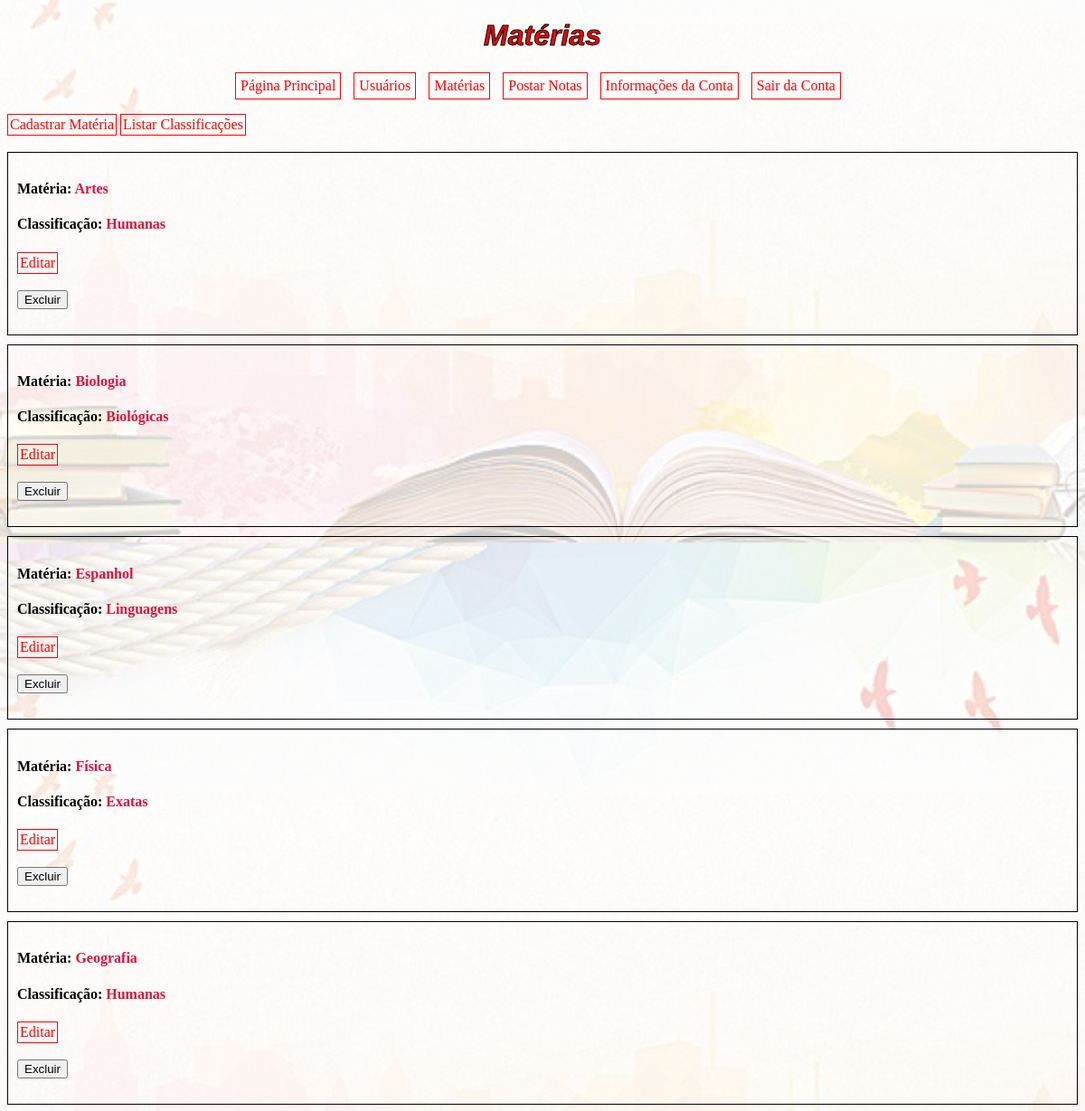
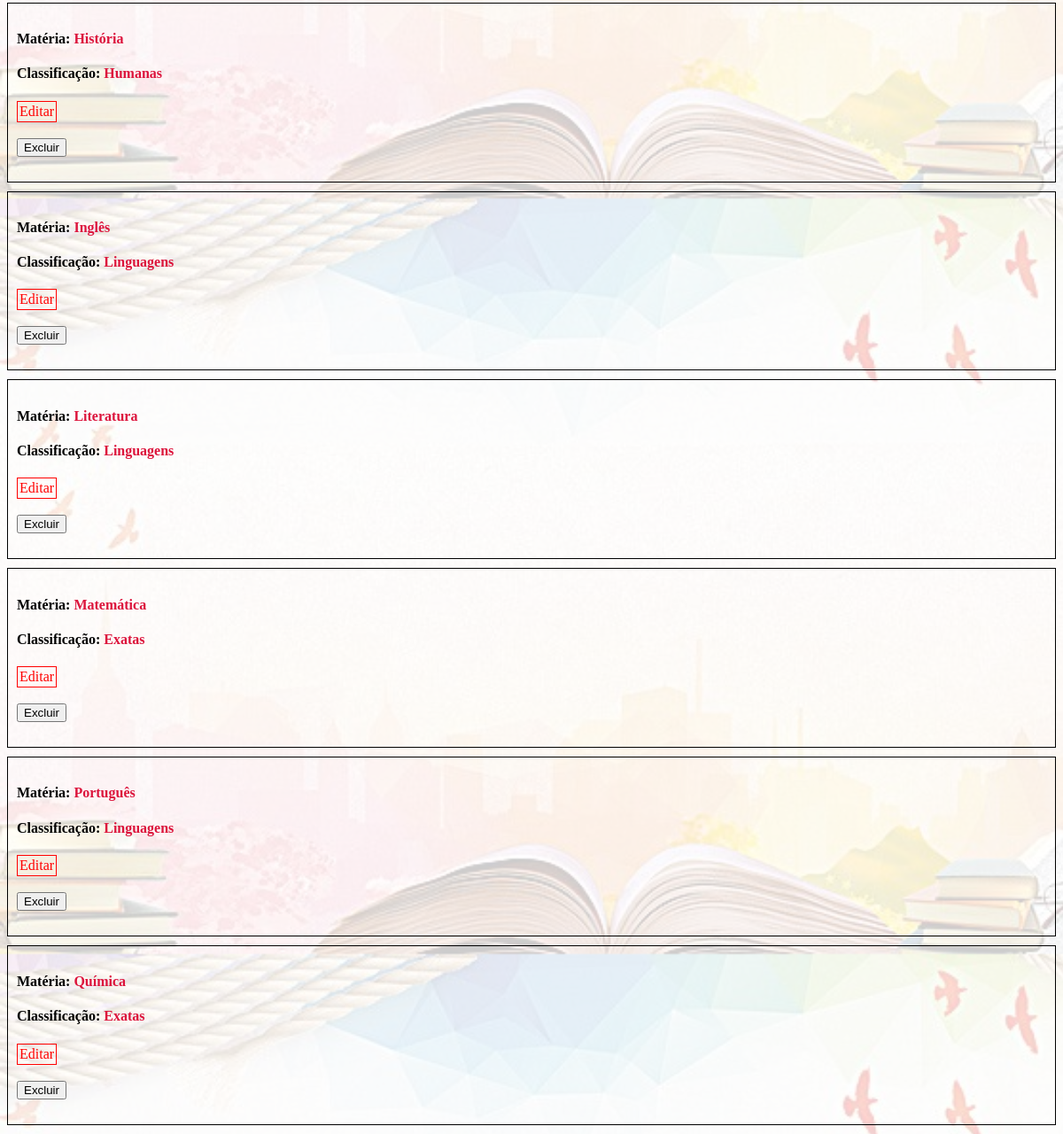
The page /views/materia/listarMaterias.php (signed in) on the database its author committed (2 pictures, top to bottom).
### tables this page shows
CREATE TABLE `materia` (
  `id_materia` int(11) NOT NULL,
  `id_tipo_materia` int(11) NOT NULL,
  `descricao` varchar(255) NOT NULL
);

CREATE TABLE `tipo_materia` (
  `id_tipo_materia` int(11) NOT NULL,
  `descricao` varchar(255) NOT NULL
);

### models/DAL/materiaDAO.php (called while the page is built, shortened)
<?php
    class materiaDAO{
        public function buscarMaterias(){
            $conexao = (new conexao)->getConexao();
            $sql = "SELECT * FROM materia;";
            $stmt = $conexao->prepare($sql);
            $stmt->execute();
            return $stmt->fetchAll(PDO::FETCH_ASSOC);
        }
    }
?>

### models/materiaModel.php (called while the page is built, shortened)
<?php
    require_once 'DAL/materiaDAO.php';
    class materiaModel {
        public function __construct(?int $idMateria = null, ?int $idTipoMateria = null, ?string $descricao = null) {
            $this->idMateria = $idMateria;
            $this->idTipoMateria = $idTipoMateria;
            $this->descricao = $descricao;
        }
        public function buscarMaterias(){
            $materiaDAO = new materiaDAO();
            $materias = $materiaDAO->buscarMaterias();
            foreach ($materias as $chave => $materia) {
                $materias[$chave] = new materiaModel($materia['id_materia'], $materia['id_tipo_materia'], $materia['descricao']);
            }
            return $materias;
        }
    }
?>

### models/DAL/tipoMateriaDAO.php (called while the page is built, shortened)
<?php
    class tipoMateriaDAO{
        public function buscarTipoMateria(int $idTipoMateria){
            $conexao = (new conexao)->getConexao();
            $sql = "SELECT * FROM tipo_materia WHERE id_tipo_materia = :id_tipo_materia;";
            $stmt = $conexao->prepare($sql);
            $stmt->bindParam(':id_tipo_materia', $idTipoMateria);
            $stmt->execute();
            return $stmt->fetch(PDO::FETCH_ASSOC);
        }
    }
?>

### models/tipoMateriaModel.php (called while the page is built, shortened)
<?php
    require_once 'DAL/tipoMateriaDAO.php';
    class tipoMateriaModel {
        public function __construct(?int $idTipoMateria = null, ?string $descricao = null) {
            $this->descricao = $descricao;
        }
        public function tipoMateria(int $idTipoMateria) {
            $tipoMateriaDAO = new tipoMateriaDAO();
            $tipoMateria = $tipoMateriaDAO->buscarTipoMateria($idTipoMateria);
            if (!empty($tipoMateria)){
                $tipoMateria = new self($tipoMateria['id_tipo_materia'], $tipoMateria['descricao']);
            }
            else{
                $tipoMateria = null;
            }
            return $tipoMateria;
        }
    }
?>

### views/materia/listarMaterias.php (the view, shortened to what this page needs)
<!DOCTYPE html>
<html lang="pt-br">
<head>
    <link rel="stylesheet" href="../../public/css/style.css">
</head>
<?php
    require_once '../../models/materiaModel.php';
    require_once '../../models/tipoMateriaModel.php';
    $materiaModel = new materiaModel();
    $materias = $materiaModel->buscarMaterias();
    $tipoMateriaModel = new tipoMateriaModel();
?>
<body>
    <header>
        <h1>Matérias</h1>
        <a href="cadastrarMateria.php">Cadastrar Matéria</a>
        <a href="tipoMateria/listarTiposMateria.php">Listar Classificações</a>
        <br>
        <br>
    </header>
    <?php foreach ($materias as $materia) :?>
        <tr>
            <div>
            <h4>Matéria: <label style="color: crimson;" for="materia"><?=$materia->descricao;?></label></h4>
            <h4>Classificação: <label style="color: crimson;" for="tipoMateria"><?=$tipoMateriaModel->tipoMateria($materia->idTipoMateria)->descricao;?></label></h4>
                <td>
                <a id="editar" href="editarMateria.php?idMateria=<?=$materia->idMateria;?>" name="editar" id="editar">Editar</a>
                <br>
                <br>
                    <form action="../../routers/materiaRouter.php" method="post">
                        <input type="submit" value="Excluir" onclick="return confirmarExcluir();">
                    </form>
                </td>
                <br>
            </div>
        </tr>
     <?php endforeach; ?>
</body>
</html>

### public/css/style.css (style rules this page uses)
.menu-list { text-align: center; padding: 0; }
.menu-list li { display: inline-block; margin-right: 10px; }
.menu-list li a { padding: 5px; }
a { display: inline-block; padding: 2px; border: 1px solid; text-decoration: none; color: red }
html { background-image: url('background.jpg'); background-color: rgba(255, 255, 255, 0.8); background-blend-mode: overlay; background-size: cover; background-position-y: 600px; background-size: 1400px; height: auto; width: auto; }
h1 { text-align: center; color: red; -webkit-text-stroke: 1px black; font-family: sans-serif; font-weight: bold; font-style: italic; }
div { border: 1px solid black; color: black; text-decoration: none; padding: 10px; margin-bottom: 10px; display: block; }

### rows shown on the page
materia: descricao "Artes", id_tipo_materia.descricao "Humanas"
materia: descricao "Biologia", id_tipo_materia.descricao "Biológicas"
materia: descricao "Espanhol", id_tipo_materia.descricao "Linguagens"
materia: descricao "Física", id_tipo_materia.descricao "Exatas"
materia: descricao "Geografia", id_tipo_materia.descricao "Humanas"
materia: descricao "História", id_tipo_materia.descricao "Humanas"
materia: descricao "Inglês", id_tipo_materia.descricao "Linguagens"
materia: descricao "Literatura", id_tipo_materia.descricao "Linguagens"
materia: descricao "Matemática", id_tipo_materia.descricao "Exatas"
materia: descricao "Português", id_tipo_materia.descricao "Linguagens"
materia: descricao "Química", id_tipo_materia.descricao "Exatas"
